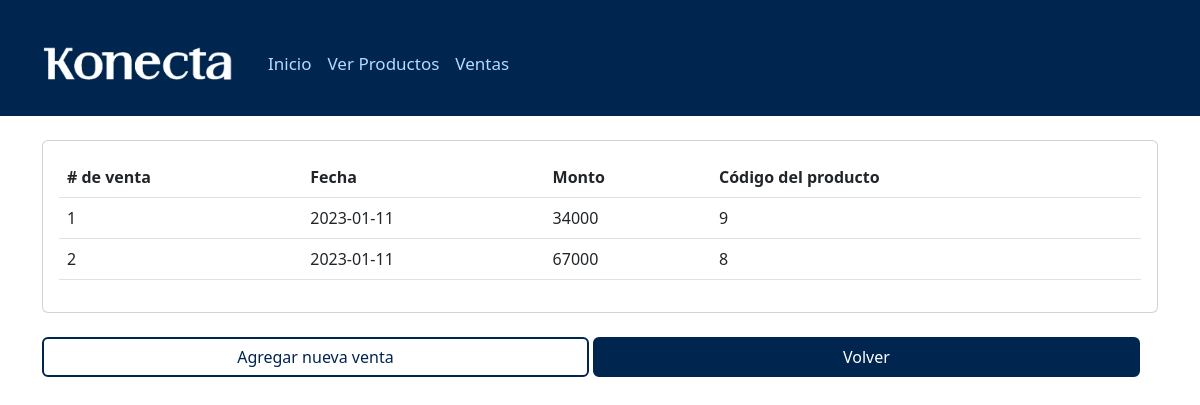
/modulos/ventas/index.php, run on the app's committed database.
### tables this page shows
CREATE TABLE `ventas` (
  `id_ventas` int(11) NOT NULL,
  `fecha` date NOT NULL,
  `monto` int(11) NOT NULL,
  `cantidad` int(11) NOT NULL,
  `id` int(11) NOT NULL
);

### modulos/ventas/index.php (the view, shortened to what this page needs)
<?php
include("../../templates/header.php");
?>
<?php
include("../../bd.php");
?>
<br>
<div class="card">
    <div class="card-body">
        <div class="table-responsive-sm">
            <table class="table">
                <thead>
                    <tr>
                        <th scope="col"># de venta</th>
                        <th scope="col">Fecha</th>
                        <th scope="col">Monto</th>
                        <th scope="col">Código del producto</th>
                    </tr>
                </thead>
                <tbody>
                    <?php
                    $query = "SELECT * FROM ventas";
                    $comentario = mysqli_query($con, $query);
                    while ($fila = mysqli_fetch_array($comentario, MYSQLI_ASSOC)) {
                        echo '<tr>
                                <td>' . $fila["id_ventas"] . '</td>
                                <td>' . $fila["fecha"] . '</td>
                                <td>' . $fila["monto"] . '</td>
                                <td>' . $fila["id"] . '</td>
                            </tr>';
                    }
                    ?>
                </tbody>
            </table>
        </div>
    </div>
</div>
<a name="registro" id="registro" class="btn btn-ag" href="crear.php" role="button">Agregar nueva venta</a>
<a name="volver" id="volver" class="btn btn-v" href="index.php" role="button">Volver</a>

### estilos/styles.css (style rules this page uses)
html, body { height: 100%; }
.btn-ag { background-color: transparent !important; color: #00254F !important; border: 2px solid #00254F !important; width: 49%; }
.btn-v { background-color: #00254F !important; ; color: white !important; border: 2px solid #00254F !important; width: 49%; }

### data on the page
ventas: id_ventas "1", fecha "2023-01-11", monto "34000", id "9"
ventas: id_ventas "2", fecha "2023-01-11", monto "67000", id "8"
